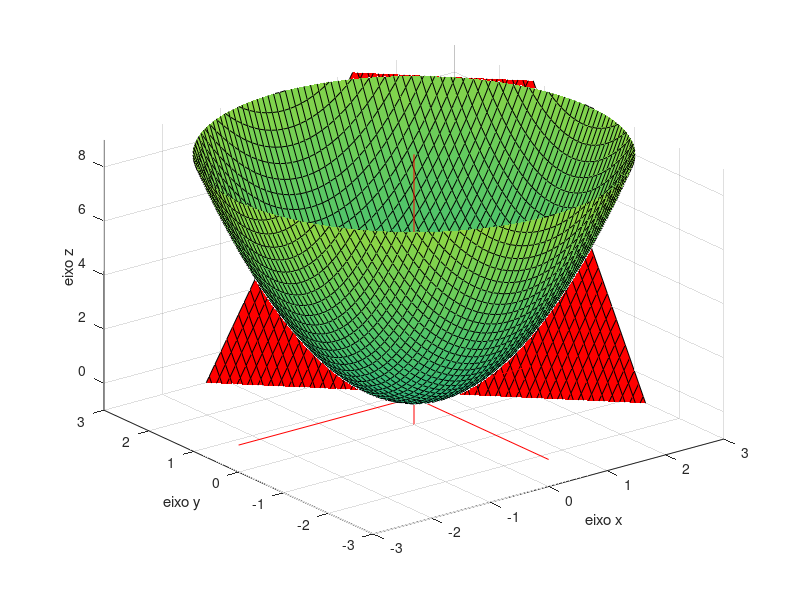

Recreate this plot in MATLAB.
clear
close all

[x,y]= meshgrid(-3:0.1:3, -3:0.1:3);

figure

surf(x,y,x.^2+y.^2)
hold on % hold all muda a cor sozinho
axis([-3 3 -3 3 -1 9]) % axis([xmin xmax ymin ymax zmin zmax])
surf(x,y,4*x+4*y-8, 'FaceColor', 'r')

xlabel('eixo x')
ylabel('eixo y')
zlabel('eixo z')

%XXX Plotando os eixos:
plot3([-3,3],[0,0],[0,0],'r')
plot3([0,0],[-3,3],[0,0],'r')
plot3([0,0],[0,0],[-1,9],'r')